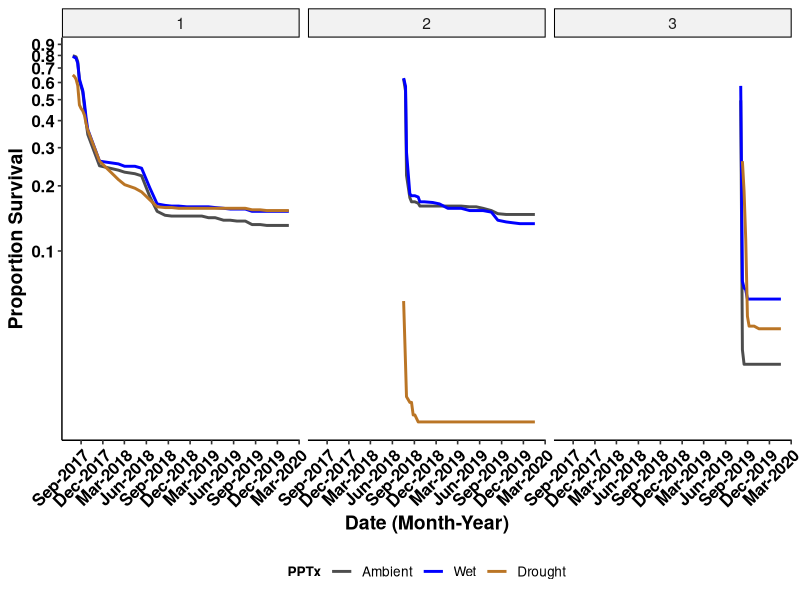
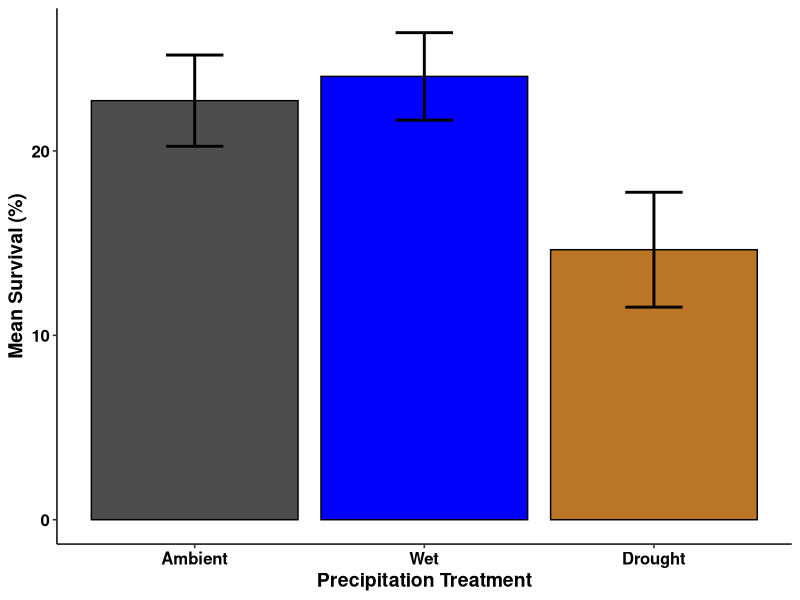
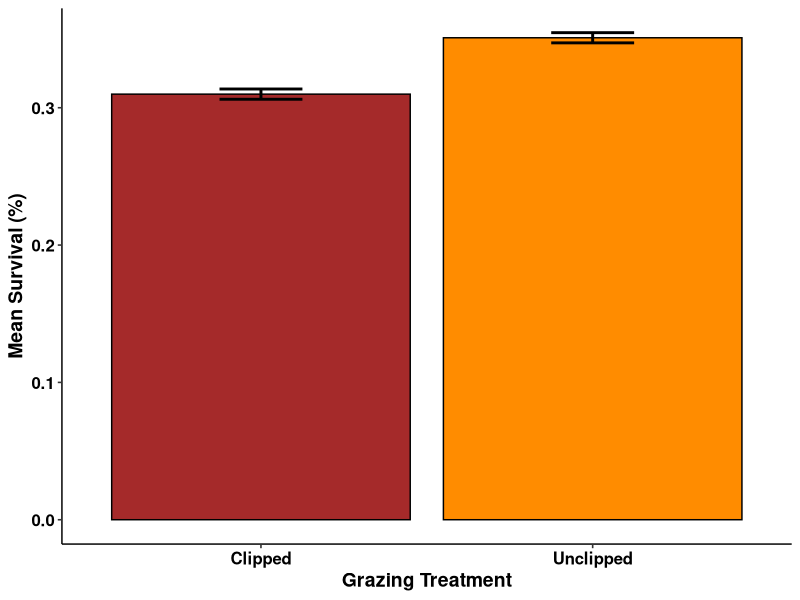
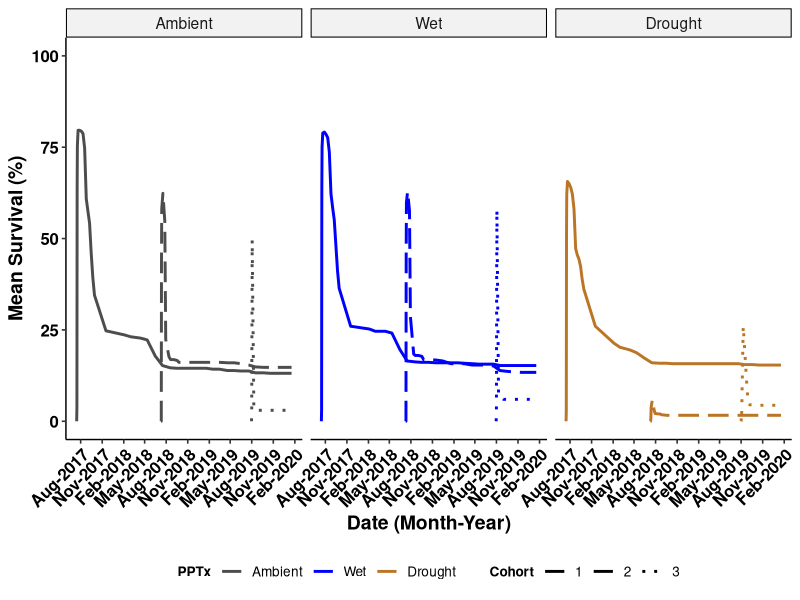
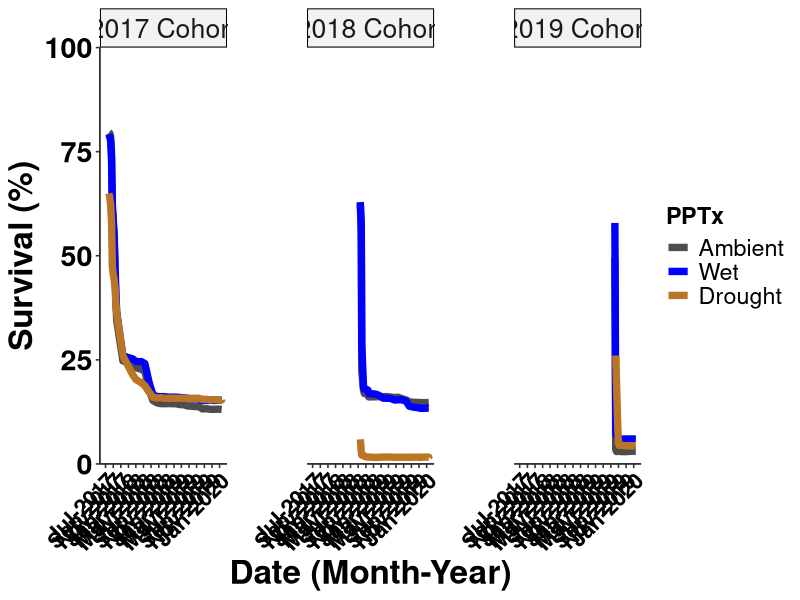
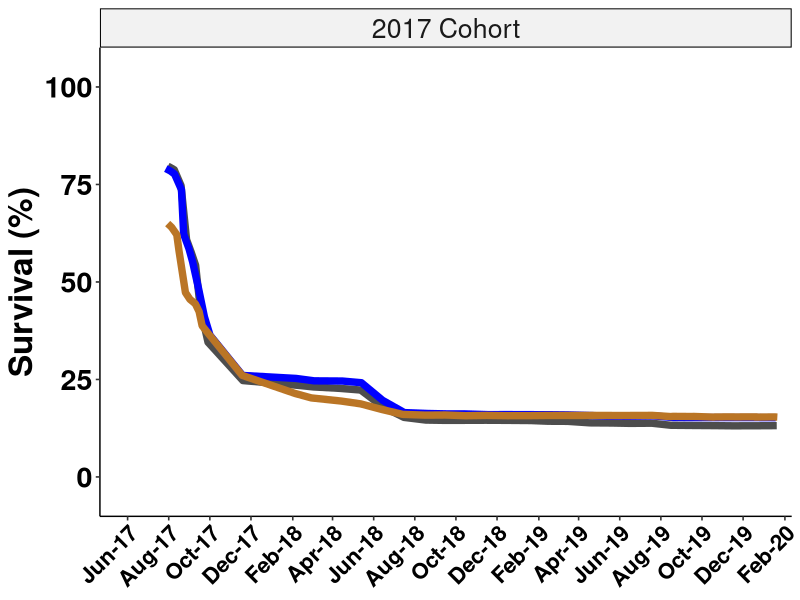
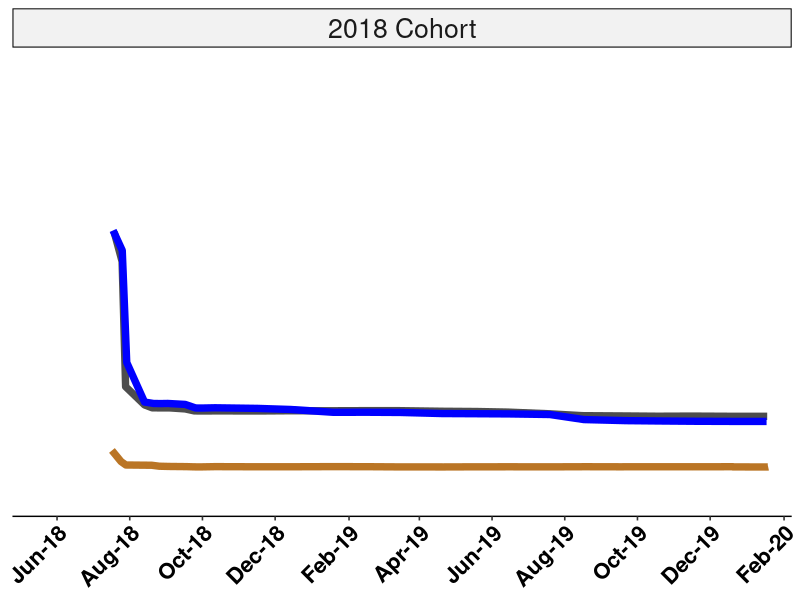
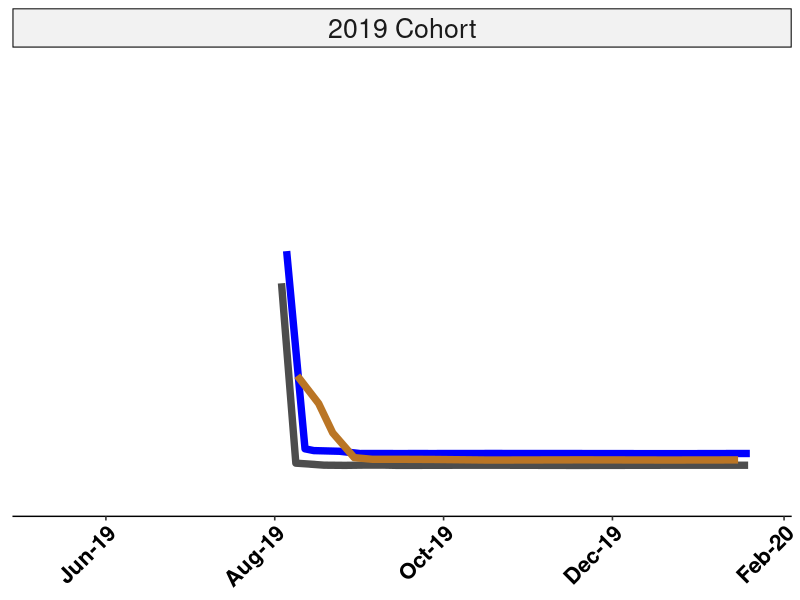

These charts were generated, in order, by the following R code: (Note: this script raises an error after producing the figures.)
# USDA Rainout - Santa Rita Experimental Range
# Data visualizations-main
# Austin Rutherford
# email:arutherford@email.arizona.edu
# 2021-03-29

# Load packages
library(tidyverse)
library(forcats)
library(vroom)
library(ggpubr)
library(glmmTMB)
library(dplyr)

### Read in clean seedlings data with model outputs from "srer_rainout_stats_summarize"
seedlings_obs <- vroom("Data/seedlings_obs.csv",
                   col_types = c(.default = "f",
                                 ObsID = "i",
                                 date = "D",
                                 survival = "i",
                                 died = "i",
                                 tot_germination = "i",
                                 herb_lived = "i",
                                 herb_died = "i",
                                 tot_herbivory = "i",
                                 granivory = "i",
                                 res_surv = "d",
                                 sim_surv = "d",
                                 sim_fit_surv = "d",
                                 pred_surv = "d"))
str(seedlings_obs)
glimpse(seedlings_obs)

# create data set for raw survival data
tot_surv <- seedlings_obs %>% 
  mutate(surv_perc = ((survival/tot_germination))) %>% 
  mutate(surv_perc = replace_na(surv_perc, 0)) %>% 
  group_by(precip, cohort, date) %>% 
  summarise(mean_surv = mean(survival/10),
            count_surv = sum(survival),
            sd_surv = sd(surv_perc),
            counts = n(),
            se_surv = (sd_surv/sqrt(counts))) %>%
  mutate(upper = mean_surv + se_surv,
         lower = mean_surv - se_surv,
         date = as.Date(date))

summary(tot_surv)

# survivorship curve, remove the lead up
surv_small_1 <- tot_surv %>% 
  filter(cohort == 1) %>% 
  filter(date > "2017-07-21")

surv_small_2 <- tot_surv %>% 
  filter(cohort == 2) %>% 
  filter(date >= "2018-07-18")

surv_small_3 <- tot_surv %>% 
  filter(cohort == 3 & precip != "RO") %>% # to start with all max values, need to cut one more date from RO..delayed germ
  filter(date >= "2019-08-03")

surv_small_drought <- tot_surv %>% 
  filter(precip == "RO" & date >= "2019-08-10")

surv_small_all <- rbind(surv_small_1, surv_small_2, surv_small_3, surv_small_drought) %>% 
  mutate(date = as.Date(date))


line_surv_curv <- surv_small_all %>% 
  mutate(precip = recode_factor(precip,
                                "Control" = "Ambient",
                                "IR" = "Wet",
                                "RO" = "Drought")) %>% 
  ggplot(aes(x = date, y = mean_surv, group = precip, color = precip)) + 
  scale_color_manual(values = c("grey30", "blue1", "#ba7525")) +
  scale_x_date(date_labels = "%b-%Y", date_breaks = "3 months") +
  geom_line(aes(), stat = "identity", size = 1) + 
  scale_fill_manual(values = c("grey30","blue1", "red1")) +
  scale_y_log10(breaks = seq(0, 1, 0.10))+
  labs(y = "Proportion Survival",
       x = "Date (Month-Year)",
       color = "PPTx") +
  facet_wrap(~cohort, ncol = 3, nrow = 1) +
  theme_pubr(legend = "bottom", x.text.angle = 45) +
  labs_pubr()

line_surv_curv

# bar fig of survival
bar_surv_fig <- tot_surv %>%
  group_by(precip) %>% 
  summarise(mean_precip_per = (100*mean(mean_surv)),
            mean_se_per = (100*mean(se_surv))) %>%
  mutate(upper = mean_precip_per + mean_se_per,
         lower = mean_precip_per - mean_se_per) %>%
  mutate(precip = recode_factor(precip,
                                      "Control" = "Ambient",
                                      "IR" = "Wet",
                                       "RO" = "Drought", .ordered = TRUE)) %>% 
  ggplot(mapping = aes(x = precip, y = mean_precip_per, fill = precip)) +
  geom_bar(stat="identity", color = "black", position=position_dodge()) +
  geom_errorbar(aes(ymin = lower, ymax = upper), width = 0.25, position = position_dodge(), size = 1) +
  scale_fill_manual(values = c("grey30","blue1","#ba7525")) +
  scale_x_discrete(labels = c("Ambient","Wet", "Drought")) +
  labs(y = "Mean Survival (%)",
       x = "Precipitation Treatment") +
  theme_pubr(legend = "none") +
  labs_pubr()

bar_surv_fig

ggsave(filename = "Figures_Tables/bar_mean_surv.tiff",
       plot = bar_surv_fig,
       dpi = 800,
       width = 22,
       height = 12,
       units = "in",
       compression = "lzw")

# create data set for clip
tot_surv_c <- seedlings_obs %>% 
  mutate(surv_perc = ((survival/tot_germination))) %>% 
  mutate(surv_perc = replace_na(surv_perc, 0)) %>% 
  group_by(clip) %>% 
  summarise(mean_surv = mean(surv_perc),
            count_surv = sum(surv_perc),
            sd_surv = sd(surv_perc),
            counts = n(),
            se_surv = (sd_surv/sqrt(counts))) %>%
  mutate(upper = mean_surv + se_surv,
         lower = mean_surv - se_surv)

bar_cliponly_fig <- tot_surv_c %>%
  ggplot(mapping = aes(x = clip, y = mean_surv, fill = clip)) +
  geom_bar(stat="identity", color = "black", position=position_dodge()) +
  geom_errorbar(aes(ymin = lower, ymax = upper), width = 0.25, position = position_dodge(), size = 1) +
  scale_fill_manual(values = c("brown","darkorange")) +
  scale_x_discrete(labels = c("Clipped","Unclipped")) +
  labs(y = "Mean Survival (%)",
       x = "Grazing Treatment") +
  theme_pubr(legend = "none") +
  labs_pubr()

bar_cliponly_fig

ggsave(filename = "Figures_Tables/bar_cliponly_surv.tiff",
       plot = bar_cliponly_fig,
       dpi = 800,
       width = 22,
       height = 12,
       units = "in",
       compression = "lzw")

# plot survival over time, all dates
line_mean_surv <- tot_surv %>% 
  mutate(precip = recode_factor(precip,
                                "Control" = "Ambient",
                                "IR" = "Wet",
                                "RO" = "Drought", .ordered = TRUE)) %>% 
  ggplot(aes(x = date, y = 100*mean_surv, group = cohort, color = precip)) + 
  scale_color_manual(values = c("grey30", "blue1", "#ba7525")) +
  #scale_y_continuous(breaks = seq(0, 120, 10), expand = c(0.02,0)) +
  scale_x_date(date_labels = "%b-%Y", date_breaks = "3 months") +
  geom_line(aes(linetype = cohort), stat = "identity", size = 1) + 
  scale_linetype_manual(values=c("solid","longdash", "dotted")) +
  scale_fill_manual(values = c("grey30","blue1", "red1")) +
  ylim(0, 100) +
  labs(y = "Mean Survival (%)",
       x = "Date (Month-Year)",
       color = "PPTx",
       linetype = "Cohort") +
  facet_wrap(~precip, ncol = 3, nrow = 1) +
  theme_pubr(legend = "bottom", x.text.angle = 45) +
  labs_pubr()

line_mean_surv

ggsave(filename = "Figures_Tables/seedlings/line_mean_surv.tiff",
       plot = line_mean_surv,
       dpi = 800,
       width = 22,
       height = 12,
       units = "in",
       compression = "lzw")


# remove the lead up survival to start max for each cohort (following Archer suggestions)
surv_small_1 <- tot_surv %>% 
  filter(cohort == 1) %>% 
  filter(date > "2017-07-21")

surv_small_2 <- tot_surv %>% 
  filter(cohort == 2) %>% 
  filter(date >= "2018-07-18")

surv_small_3 <- tot_surv %>% 
  filter(cohort == 3 & precip != "RO") %>% # to start with all max values, need to cut one more date from RO..delayed germ
  filter(date >= "2019-08-03")

surv_small_drought <- tot_surv %>% 
  filter(precip == "RO" & date >= "2019-08-10")

surv_small_all <- rbind(surv_small_1, surv_small_2, surv_small_3, surv_small_drought) %>% 
  mutate(date = as.Date(date))

range <-  c(as.Date("2017-06-15"), as.Date("2020-02-01"))

line_mean_surv_archer <- surv_small_all %>% 
  mutate(precip = recode_factor(precip,
                                "Control" = "Ambient",
                                "IR" = "Wet",
                                "RO" = "Drought", .ordered = TRUE)) %>%
  mutate(cohort = recode_factor(cohort,
                                "1" = "2017 Cohort",
                                "2" = "2018 Cohort",
                                "3" = "2019 Cohort")) %>%
  ggplot(aes(x = date, y = 100*mean_surv, group = precip, color = precip)) + 
  scale_color_manual(values = c("grey30", "blue1", "#ba7525")) +
  scale_y_continuous(limits = c(0,100), breaks = seq(0, 100, 25), expand = c(0,0)) +
  scale_x_date(date_labels = "%b-%Y", date_breaks = "2.5 months", expand = c(0.03,0.03), limits = range) +
  geom_line(aes(), stat = "identity", size = 2.5, position = "jitter") + 
  #scale_linetype_manual(values=c("solid","longdash", "dotted")) +
  scale_fill_manual(values = c("grey30","blue1", "red1")) +
  #ylim(0, 700) +
  labs(y = "Survival (%)",
       x = "Date (Month-Year)",
       color = "PPTx") +
  facet_wrap(~cohort, ncol = 3, nrow = 1, scales = "free_x") +
  theme_pubr(legend = "right", x.text.angle = 45) +
  theme(panel.spacing.x = unit(4, "lines")) +
  labs_pubr(base_size = 24)+
  theme(axis.text.x=element_text(size=16))

line_mean_surv_archer

ggsave(filename = "Figures_Tables/seedlings/line_mean_surv_archer.tiff",
       plot = line_mean_surv_archer,
       dpi = 800,
       width = 22,
       height = 12,
       units = "in",
       compression = "lzw")

# create a separate plot for each cohort, then combine to set date ranges/scales
# for each cohort 

surv_1 <- surv_small_all %>% filter(cohort == "1")

surv_2 <- surv_small_all %>% filter(cohort == "2")

surv_3 <- surv_small_all %>% filter(cohort == "3")

range1 <-  c(as.Date("2017-05-01"), as.Date("2020-02-01"))

line_mean_surv_archer_1 <- surv_1 %>% 
  mutate(precip = recode_factor(precip,
                                "Control" = "Ambient",
                                "IR" = "Wet",
                                "RO" = "Drought", .ordered = TRUE)) %>%
  mutate(cohort = recode_factor(cohort,
                                "1" = "2017 Cohort")) %>%
  ggplot(aes(x = date, y = 100*mean_surv, group = precip, color = precip)) + 
  scale_color_manual(values = c("grey30", "blue1", "#ba7525")) +
  scale_y_continuous(limits = c(0,100), breaks = seq(0, 100, 25), expand = c(0.1,0.1)) +
  scale_x_date(date_labels = "%b-%y", date_breaks = "2.75 months", expand = c(0.01, 0), limits = range1) +
  geom_line(aes(), stat = "identity", size = 2.5, position = "jitter") + 
  scale_fill_manual(values = c("grey30","blue1", "red1")) +
  labs(y = "Survival (%)",
       x = NULL,
       color = "PPTx") +
  facet_wrap(~cohort) +
  theme_pubr(legend = "none", x.text.angle = 45) +
  #theme(plot.margin =  unit(c(0,1,0,0),"inches")) +
  labs_pubr(base_size = 24)+
  theme(axis.text.x=element_text(size=16))

line_mean_surv_archer_1

range2 <-  c(as.Date("2018-05-01"), as.Date("2020-02-01"))

line_mean_surv_archer_2 <- surv_2 %>% 
  mutate(precip = recode_factor(precip,
                                "Control" = "Ambient",
                                "IR" = "Wet",
                                "RO" = "Drought", .ordered = TRUE)) %>%
  mutate(cohort = recode_factor(cohort,
                                "2" = "2018 Cohort")) %>%
  ggplot(aes(x = date, y = 100*mean_surv, group = precip, color = precip)) + 
  scale_color_manual(values = c("grey30", "blue1", "#ba7525")) +
  scale_y_continuous(limits = c(-1,100), breaks = seq(0, 100, 25), expand = c(0.1,0.1)) +
  scale_x_date(date_labels = "%b-%y", date_breaks = "2.75 months", expand = c(0.01,0), limits = range2) +
  geom_line(aes(), stat = "identity", size = 2.5, position = "jitter") + 
  scale_fill_manual(values = c("grey30","blue1", "red1")) +
  labs(y = NULL,
       x = NULL,
       color = "PPTx") +
  facet_wrap(~cohort) +
  theme_pubr(legend = "none", x.text.angle = 45) +
  #theme(plot.margin =  unit(c(0,1,0,0),"inches")) +
  labs_pubr(base_size = 24)+
  theme(axis.text.x=element_text(size=16),
        axis.text.y = element_blank(),
        axis.ticks.y = element_blank(),
        axis.line.y = element_blank())

line_mean_surv_archer_2

range3 <-  c(as.Date("2019-05-01"), as.Date("2020-02-01"))

line_mean_surv_archer_3 <- surv_3 %>% 
  mutate(precip = recode_factor(precip,
                                "Control" = "Ambient",
                                "IR" = "Wet",
                                "RO" = "Drought", .ordered = TRUE)) %>%
  mutate(cohort = recode_factor(cohort,
                                "3" = "2019 Cohort")) %>%
  ggplot(aes(x = date, y = 100*mean_surv, group = precip, color = precip)) + 
  scale_color_manual(values = c("grey30", "blue1", "#ba7525")) +
  scale_y_continuous(limits = c(0,100), breaks = seq(0, 100, 25), expand = c(0.1,0.1)) +
  scale_x_date(date_labels = "%b-%y", date_breaks = "2.75 months", expand = c(0.01,0), limits = range3) +
  geom_line(aes(), stat = "identity", size = 2.5, position = "jitter") + 
  scale_fill_manual(values = c("grey30","blue1", "red1")) +
  labs(y = NULL,
       x = NULL,
       color = "PPTx") +
  facet_wrap(~cohort) +
  theme_pubr(legend = "none", x.text.angle = 45) +
  #theme(plot.margin =  unit(c(0,1,0,0),"inches")) +
  labs_pubr(base_size = 24)+
  theme(axis.text.x=element_text(size=16),
        axis.text.y = element_blank(),
        axis.ticks.y = element_blank(),
        axis.line.y = element_blank())

line_mean_surv_archer_3

# combine the three figs into one
tot_surv_fig <- gridExtra::grid.arrange(line_mean_surv_archer_1, 
                             line_mean_surv_archer_2,
                             line_mean_surv_archer_3,
                             ncol = 3)

tot_surv_fig

ggsave(filename = "Figures_Tables/seedlings/line_mean_surv_tot.tiff",
       plot = tot_surv_fig,
       dpi = 800,
       width = 22,
       height = 12,
       units = "in",
       compression = "lzw")

surv_small_all %>% 
  group_by(precip, cohort) %>% 
  summarise(max = max(count_surv),
            min = min(count_surv))


# calculate summary info
# remove 2 weeks following sowing
surv_leadup_1 <- seedlings_obs %>% 
  filter(cohort == 1) %>% 
  mutate(date = as.Date(date)) %>% 
  filter(date > "2017-07-21")

surv_leadup_2 <- seedlings_obs %>% 
  filter(cohort == 2) %>% 
  mutate(date = as.Date(date)) %>% 
  filter(date >= "2018-07-18")

surv_leadup_3 <- seedlings_obs%>% 
  filter(cohort == 3 & precip != "RO") %>% # to start with all max values, need to cut one more date from RO..delayed germ
  mutate(date = as.Date(date)) %>% 
  filter(date >= "2019-08-03")

surv_leadup_drought <- seedlings_obs %>% 
  mutate(date = as.Date(date)) %>% 
  filter(precip == "RO" & date >= "2019-08-10")

surv_leadup_all <- rbind(surv_leadup_1, surv_leadup_2, surv_leadup_3, surv_leadup_drought) %>% 
  mutate(date = as.Date(date))


tot_surv_summary <- surv_leadup_all %>% 
  mutate(surv_perc = ((survival/tot_germination))) %>% 
  mutate(surv_perc = replace_na(surv_perc, 0)) %>% 
  group_by(precip, cohort, date) %>% 
  summarise(mean_surv = 100*mean(surv_perc),
            sd_surv = 100*sd(surv_perc),
            counts = n(),
            se_surv = (sd_surv/sqrt(counts))) %>%
  mutate(upper = mean_surv + se_surv,
         lower = mean_surv - se_surv)

tot_surv_summary_full <- surv_leadup_all %>% 
  mutate(surv_perc = ((survival/tot_germination))) %>% 
  mutate(surv_perc = replace_na(surv_perc, 0)) %>% 
  group_by(precip, excl, clip) %>% 
  summarise(mean_surv = 100*mean(surv_perc),
            sd_surv = 100*sd(surv_perc),
            counts = n(),
            se_surv = (sd_surv/sqrt(counts))) %>%
  mutate(upper = mean_surv + se_surv,
         lower = mean_surv - se_surv)

tot_surv_summary_pcohort <- surv_leadup_all %>% 
  mutate(surv_perc = ((survival/tot_germination))) %>% 
  mutate(surv_perc = replace_na(surv_perc, 0)) %>% 
  group_by(precip, cohort) %>% 
  summarise(mean_surv = 100*mean(surv_perc),
            sd_surv = 100*sd(surv_perc),
            counts = n(),
            se_surv = (sd_surv/sqrt(counts))) %>%
  mutate(upper = mean_surv + se_surv,
         lower = mean_surv - se_surv)

# create data set for precip and excl and clip
tot_surv_pce <- surv_leadup_all %>% 
  mutate(surv_perc = ((survival/tot_germination))) %>% 
  mutate(surv_perc = replace_na(surv_perc, 0)) %>% 
  group_by(precip, excl, clip) %>% 
  summarise(mean_surv = 100*mean(surv_perc),
            sd_surv = 100*sd(surv_perc),
            counts = n(),
            se_surv = (sd_surv/sqrt(counts))) %>%
  mutate(upper = mean_surv + se_surv,
         lower = mean_surv - se_surv)

bar_pce_fig <- tot_surv_pce %>%
  mutate(precip = recode_factor(precip,
                                "Control" = "Ambient",
                                "IR" = "Wet",
                                "RO" = "Drought", .ordered = TRUE)) %>% 
  mutate(excl = recode_factor(excl, 
                              "Control" = "None",
                              "Ants" = "Ants Excl",
                              "Rodents" = "Rodents Excl",
                              "Total" = "Total Excl")) %>% 
  ggplot(mapping = aes(x = precip, y = mean_surv, fill = precip)) +
  geom_bar(stat="identity", color = "black", position=position_dodge()) +
  geom_errorbar(aes(ymin = lower, ymax = upper), width = 0.25, position = position_dodge(), size = 1) +
  scale_fill_manual(values = c("grey30", "blue1", "#ba7525")) +
  scale_x_discrete(labels = c("Ambient", "Wet", "Drought")) +
  ylim(0, 60) +
  labs(y = "Seedling Survival (%)",
       x = "Precipitation Treatment") +
  theme_pubr(legend = "none") +
  facet_grid(cols = vars(clip), rows = vars(excl)) +
  labs_pubr(base_size = 24) +
  theme(legend.position="none", 
        panel.border = element_blank(), 
        panel.spacing.x = unit(1,"line"))

bar_pce_fig

ggsave(filename = "Figures_Tables/bar_alltx_surv.tiff",
       plot = bar_pce_fig,
       dpi = 800,
       width = 22,
       height = 12,
       units = "in",
       compression = "lzw")

# create data set for precip and excl, by cohort
tot_surv_pe <- seedlings_obs %>%
  mutate(surv_perc = ((survival/tot_germination))) %>% 
  mutate(surv_perc = replace_na(surv_perc, 0)) %>% 
  group_by(precip, excl, cohort) %>% 
  summarise(mean_surv = 100*mean(surv_perc),
            sd_surv = 100*sd(surv_perc),
            counts = n(),
            se_surv = (sd_surv/sqrt(counts))) %>%
  mutate(upper = mean_surv + se_surv,
         lower = mean_surv - se_surv)

bar_excl_fig <- tot_surv_pe %>%
  mutate(precip = recode_factor(precip,
                                "Control" = "Ambient",
                                "IR" = "Wet",
                                "RO" = "Drought", .ordered = TRUE)) %>% 
  ggplot(mapping = aes(x = precip, y = mean_surv, fill = precip)) +
  geom_bar(stat="identity", color = "black", position=position_dodge()) +
  geom_errorbar(aes(ymin = lower, ymax = upper), width = 0.25, position = position_dodge(), size = 1) +
  #scale_fill_manual(values = c("brown","darkorange")) +
  #scale_x_discrete(labels = c("Clipped","Unclipped")) +
  #ylim(0, 50) +
  labs(y = "Seedling Survival (%)",
       x = "") +
  theme_pubr(legend = "none") +
  facet_grid(rows = vars(cohort), cols = vars(clip), scales = "free") +
  labs_pubr(base_size = 24)

bar_excl_fig

tot_surv_pc <- seedlings_obs_year %>%
  mutate(surv_perc = ((survival/tot_germination))) %>% 
  mutate(surv_perc = replace_na(surv_perc, 0)) %>% 
  group_by(precip, clip, year) %>% 
  summarise(mean_surv = 100*mean(surv_perc),
            sd_surv = 100*sd(surv_perc),
            counts = n(),
            se_surv = (sd_surv/sqrt(counts))) %>%
  mutate(upper = mean_surv + se_surv,
         lower = mean_surv - se_surv)

bar_clip_fig <- tot_surv_pc %>%
  mutate(precip = recode_factor(precip,
                                "Control" = "Ambient",
                                "IR" = "Wet",
                                "RO" = "Drought", .ordered = TRUE)) %>% 
  ggplot(mapping = aes(x = precip, y = mean_surv, fill = precip)) +
  geom_bar(stat="identity", color = "black", position=position_dodge()) +
  geom_errorbar(aes(ymin = lower, ymax = upper), width = 0.25, position = position_dodge(), size = 1) +
  scale_fill_manual(values = c("grey30", "blue1", "#ba7525")) +
  scale_x_discrete(labels = c("Ambient", "Wet", "Drought")) +
  ylim(0, 50) +
  labs(y = "Seedling Survival (%)",
       x = "") +
  theme_pubr(legend = "none") +
  facet_grid(rows = vars(year), cols = vars(clip), scales = "free") +
  labs_pubr(base_size = 24)

bar_clip_fig


ggsave(filename = "Figures_Tables/bar_clip_surv.tiff",
       plot = bar_clip_fig,
       dpi = 800,
       width = 22,
       height = 12,
       units = "in",
       compression = "lzw")
